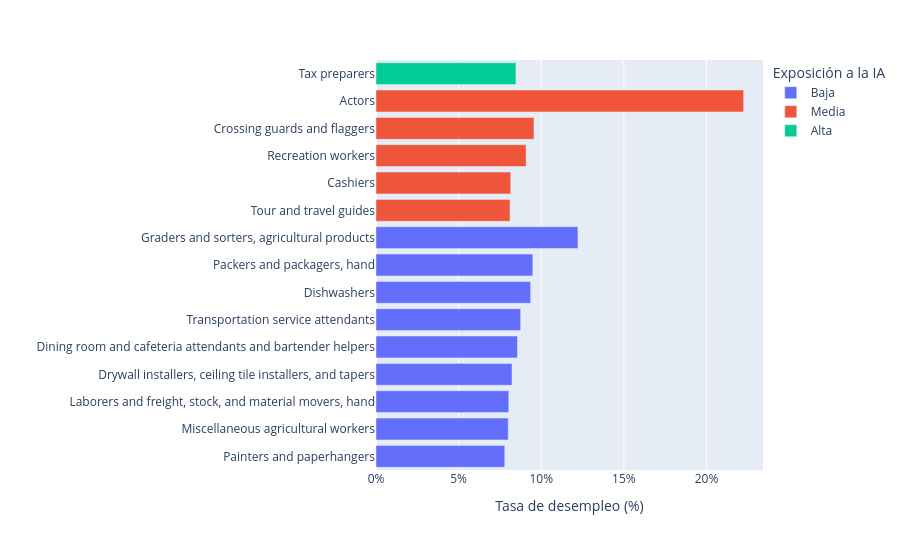

The notebook cell this image was saved under:
### Code cell
px.bar(
    top.sort_values("tasa"),
    x="tasa", y="ocupacion_censo", color="nivel_exposicion", orientation="h",
    labels={"tasa": "Tasa de desempleo (%)", "ocupacion_censo": "", "nivel_exposicion": "Exposición a la IA"},
    height=550,
).update_xaxes(ticksuffix="%")

### Figure 1 — Plotly figure (JSON) as saved in the notebook; plotly's stock layout.template omitted (floating-point values rounded to 4 significant figures)
{"data": [{"hovertemplate": "Exposición a la IA=Baja<br>Tasa de desempleo (%)=%{x}<br>=%{y}<extra></extra>", "legendgroup": "Baja", "marker": {"color": "#636efa", "pattern": {"shape": ""}}, "name": "Baja", "orientation": "h", "showlegend": true, "textposition": "auto", "type": "bar", "x": [7.793, 8.004, 8.037, 8.231, 8.565, 8.754, 9.359, 9.492, 12.22], "xaxis": "x", "y": ["Painters and paperhangers", "Miscellaneous agricultural workers", "Laborers and freight, stock, and material movers, hand", "Drywall installers, ceiling tile installers, and tapers", "Dining room and cafeteria attendants and bartender helpers", "Transportation service attendants", "Dishwashers", "Packers and packagers, hand", "Graders and sorters, agricultural products"], "yaxis": "y"}, {"hovertemplate": "Exposición a la IA=Media<br>Tasa de desempleo (%)=%{x}<br>=%{y}<extra></extra>", "legendgroup": "Media", "marker": {"color": "#EF553B", "pattern": {"shape": ""}}, "name": "Media", "orientation": "h", "showlegend": true, "textposition": "auto", "type": "bar", "x": [8.112, 8.153, 9.083, 9.56, 22.25], "xaxis": "x", "y": ["Tour and travel guides", "Cashiers", "Recreation workers", "Crossing guards and flaggers", "Actors"], "yaxis": "y"}, {"hovertemplate": "Exposición a la IA=Alta<br>Tasa de desempleo (%)=%{x}<br>=%{y}<extra></extra>", "legendgroup": "Alta", "marker": {"color": "#00cc96", "pattern": {"shape": ""}}, "name": "Alta", "orientation": "h", "showlegend": true, "textposition": "auto", "type": "bar", "x": [8.469], "xaxis": "x", "y": ["Tax preparers"], "yaxis": "y"}], "layout": {"barmode": "relative", "height": 550, "legend": {"title": {"text": "Exposición a la IA"}, "tracegroupgap": 0}, "margin": {"t": 60}, "xaxis": {"anchor": "y", "domain": [0, 1], "ticksuffix": "%", "title": {"text": "Tasa de desempleo (%)"}}, "yaxis": {"anchor": "x", "domain": [0, 1], "title": {"text": ""}}}}
